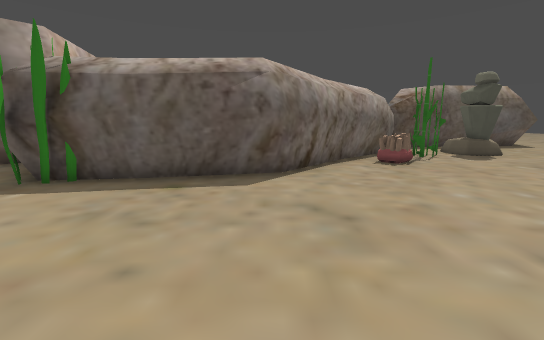
[1] (above)

20 first-person views from a walk through a 3-D level made in the Godot game engine. The camera is 1.3 m above the floor, tilts 10° down and sees 90° across. The floor is counted in squares, 1 m on a side. Each view is taken from the middle of a square. On the plan, view 1 faces up. The plan holds only what a view shows up to about 13 squares ahead; the rest is blank. The place goes on beyond the plan. Characters and animated objects are left out. Some surface patterns are stand-ins.

[2]
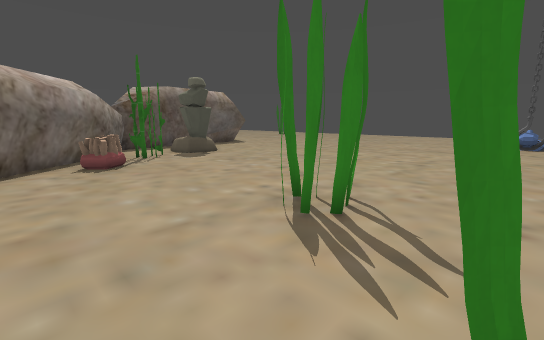

[3]
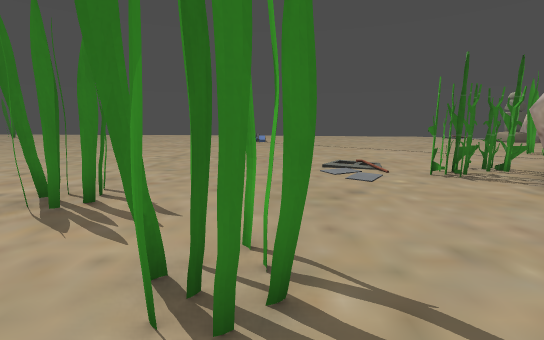

[4]
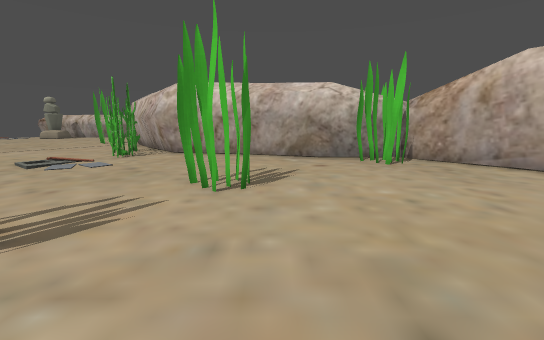

[5]
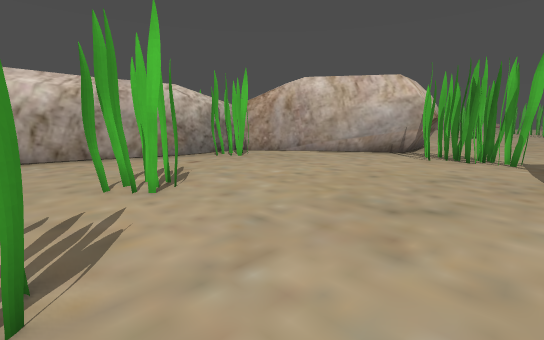

[6]
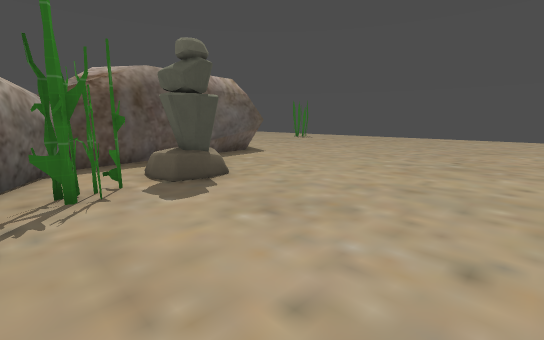

[7]
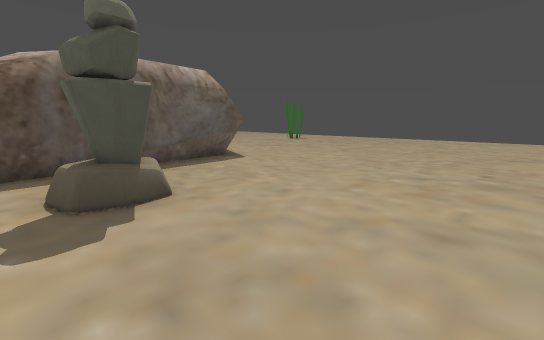

[8]
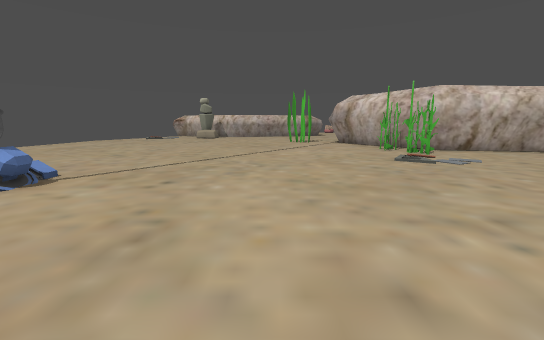

[9]
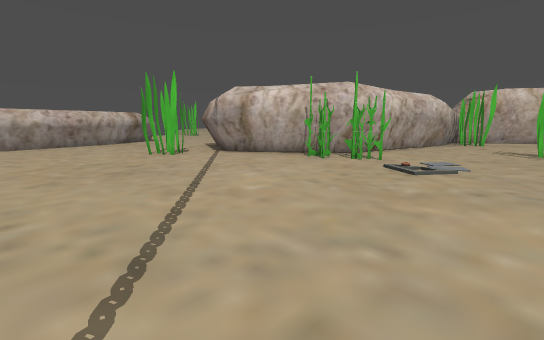

[10]
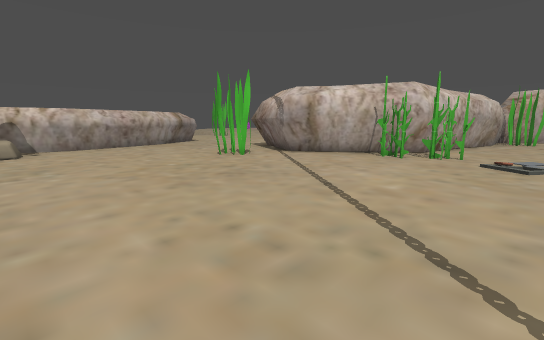

[11]
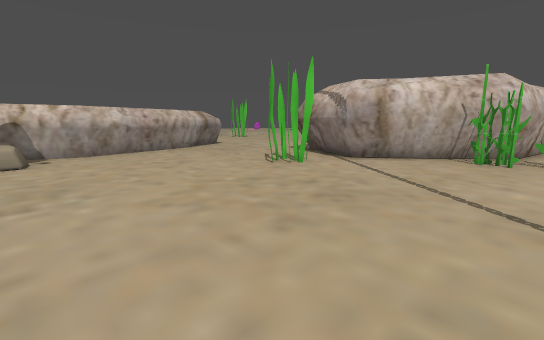

[12]
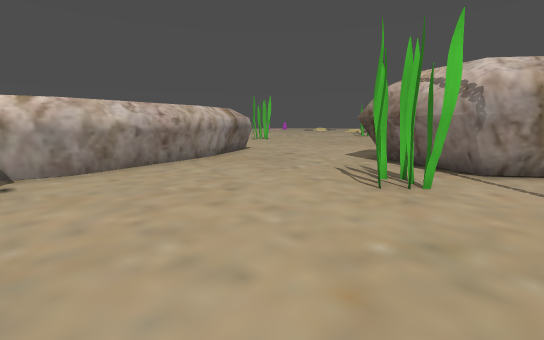

[13]
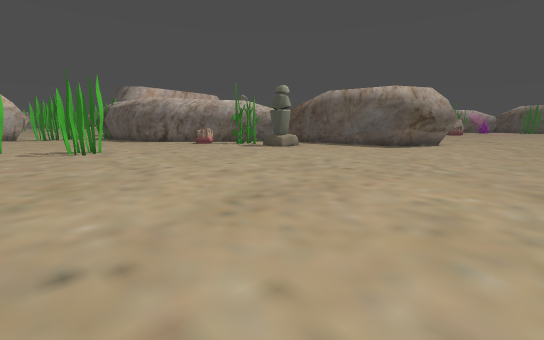

[14]
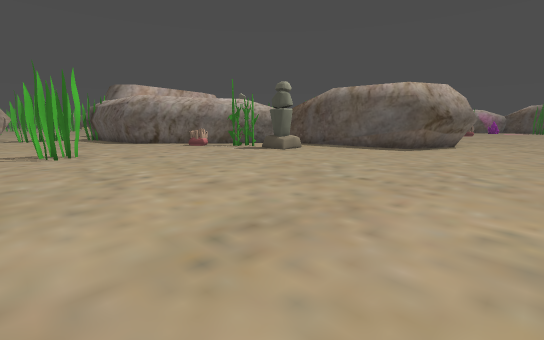

[15]
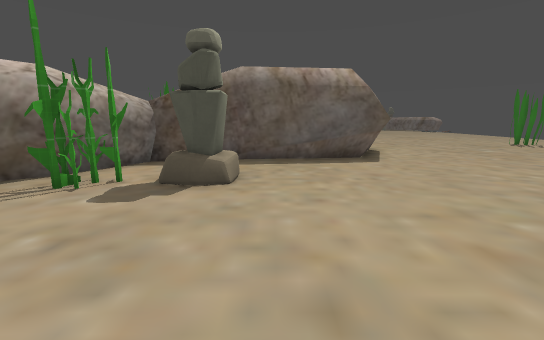

[16]
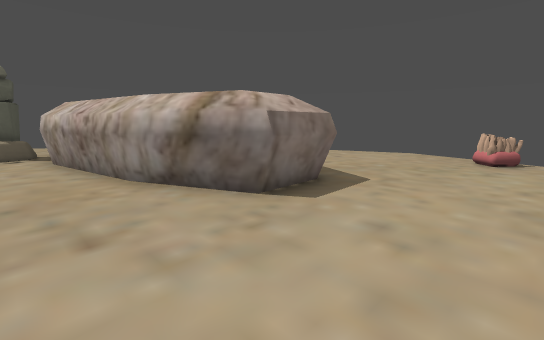

[17]
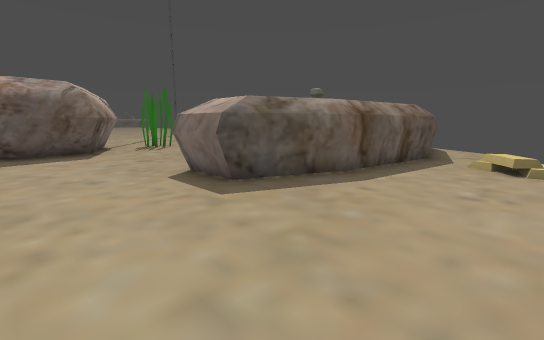

[18]
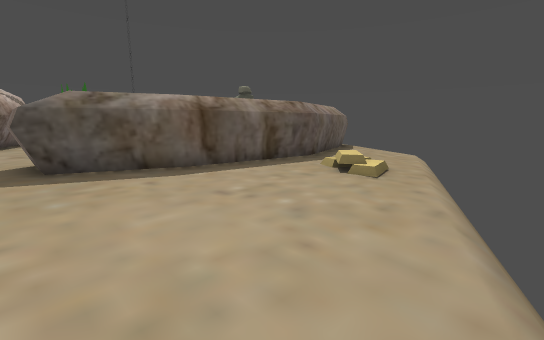

[19]
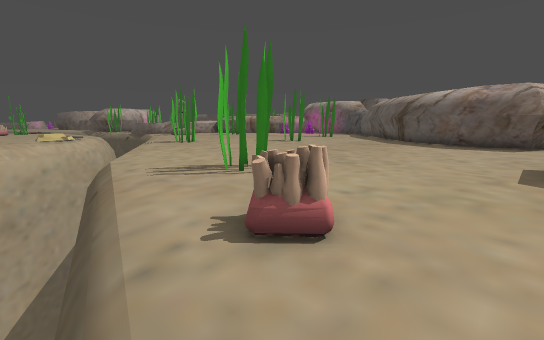

[20]
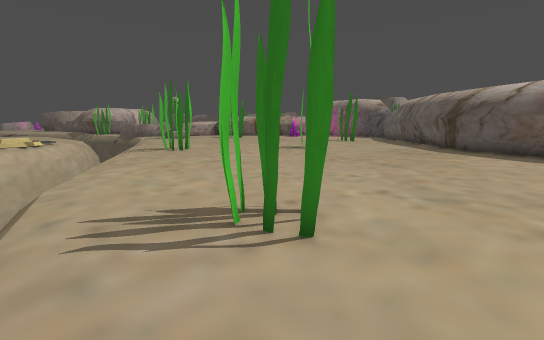

### Floor plan
Key: @ floor where view 1 was taken; # wall or solid block; . floor; / step, stairs or slope; ^ raised ledge; v drop or lower ground; P pillar; C cannon; O other object.
Columns run from 11 left of view 1 to 19 right of it. Each row starts with its distance up from view 1.
 14                 ###............
 13                 #..............
 12                ##..P...........
 11               ##.#.PP..........
 10              ##..#.............
  9             ##.O...............
  8            ##..................
  7          ###...................
  6      ######....................
  5      #.........................
  4      #.........................
  3     ##..........##.............
  2     ##..........##.............
  1     #.........................C
  0     ##.....@..#................
 -1      #........#................
 -2      ##........................
 -3       ##.......................
 -4        #.##....................
 -5        ######......#...........
 -6             ########...........
 -7                  ###...........
 -8                   ##...........
 -9                    ##..........
-10                     #..........
-11                     ##.........
-12                     ##.#.......
-13               ##    #..........
-14              ..######..........
-15             .....###...........
-16            ...................P
-17           ....................P
-18          .................#^^^P
-19          ..............^^^^^^^^
-20        ..............^^^
-21       ..............^^
-22     ##..............#^^^
-23     ..................^^^^^^ ^^
-24     ....................#^^^^^#
-25      .........##...............
-26        .......##..........//...
-27 v        .........O.......//...
-28 vv        v.......O........//v
-29             vvv..........//v
-30   vvv           vvv ....vv
-31    vv

Where each view was taken, in squares from view 1:
view 1: 0 up, 0 right, facing up
view 2: 0 up, 2 right, facing up-right
view 3: 1 down, 1 right, facing right
view 4: 5 up, 2 right, facing down
view 5: 5 up, 5 right, facing down-left
view 6: 5 up, 5 right, facing up-right
view 7: 6 up, 7 right, facing up-right
view 8: 6 up, 14 right, facing down
view 9: 1 down, 17 right, facing down-left
view 10: 3 down, 19 right, facing down-left
view 11: 6 down, 19 right, facing down-left
view 12: 10 down, 18 right, facing down-left
view 13: 0 up, 19 right, facing up-left
view 14: 1 up, 18 right, facing up-left
view 15: 5 up, 10 right, facing up
view 16: 17 down, 6 right, facing down-right
view 17: 27 down, 6 right, facing up-right
view 18: 30 down, 9 right, facing up-right
view 19: 30 down, 9 right, facing up-left
view 20: 28 down, 6 right, facing up-left
